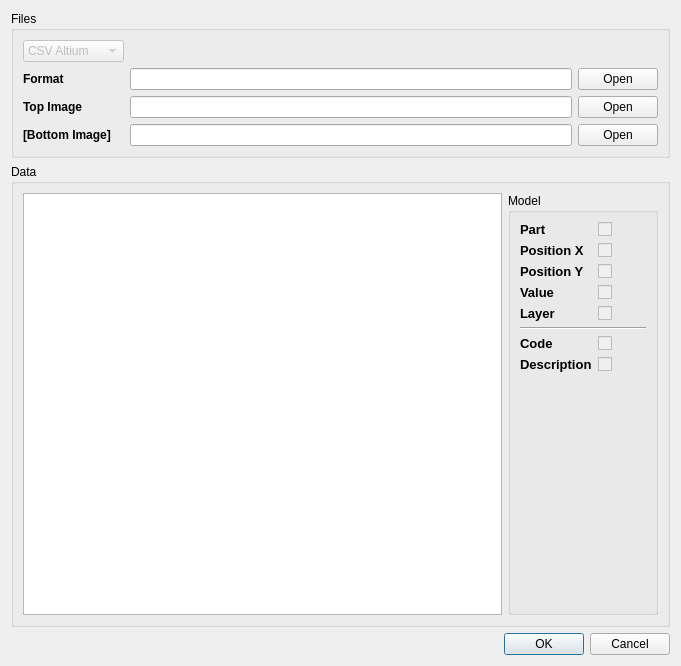
<?xml version="1.0" encoding="UTF-8"?>
<ui version="4.0">
 <class>ImportDlg</class>
 <widget class="QDialog" name="ImportDlg">
  <property name="geometry">
   <rect>
    <x>0</x>
    <y>0</y>
    <width>681</width>
    <height>666</height>
   </rect>
  </property>
  <property name="windowTitle">
   <string>Dialog</string>
  </property>
  <layout class="QGridLayout" name="gridLayout_2">
   <item row="0" column="0">
    <widget class="QGroupBox" name="groupBox">
     <property name="title">
      <string>Files</string>
     </property>
     <layout class="QGridLayout" name="gridLayout_4">
      <item row="4" column="1" rowspan="2">
       <widget class="QLabel" name="label_12">
        <property name="text">
         <string/>
        </property>
       </widget>
      </item>
      <item row="4" column="2">
       <widget class="QLineEdit" name="leFileTopImage"/>
      </item>
      <item row="5" column="2">
       <widget class="QLineEdit" name="leFileBottomImage"/>
      </item>
      <item row="5" column="3">
       <widget class="QPushButton" name="pbOpenBottom">
        <property name="text">
         <string>Open</string>
        </property>
       </widget>
      </item>
      <item row="0" column="0" colspan="2">
       <widget class="QComboBox" name="cmFormat">
        <property name="enabled">
         <bool>false</bool>
        </property>
        <item>
         <property name="text">
          <string>CSV Altium</string>
         </property>
        </item>
       </widget>
      </item>
      <item row="4" column="0">
       <widget class="QLabel" name="label_10">
        <property name="font">
         <font>
          <weight>75</weight>
          <bold>true</bold>
         </font>
        </property>
        <property name="text">
         <string>Top Image</string>
        </property>
       </widget>
      </item>
      <item row="5" column="0">
       <widget class="QLabel" name="label_11">
        <property name="font">
         <font>
          <weight>75</weight>
          <bold>true</bold>
         </font>
        </property>
        <property name="text">
         <string>[Bottom Image]</string>
        </property>
       </widget>
      </item>
      <item row="4" column="3">
       <widget class="QPushButton" name="pbOpenTop">
        <property name="text">
         <string>Open</string>
        </property>
       </widget>
      </item>
      <item row="1" column="0">
       <widget class="QLabel" name="label_9">
        <property name="font">
         <font>
          <weight>75</weight>
          <bold>true</bold>
         </font>
        </property>
        <property name="text">
         <string>Format</string>
        </property>
       </widget>
      </item>
      <item row="1" column="3">
       <widget class="QPushButton" name="pbOpen">
        <property name="text">
         <string>Open</string>
        </property>
       </widget>
      </item>
      <item row="1" column="2">
       <widget class="QLineEdit" name="leFileName"/>
      </item>
     </layout>
     <zorder>pbOpenTop</zorder>
     <zorder>label_10</zorder>
     <zorder>cmFormat</zorder>
     <zorder>label_9</zorder>
     <zorder>leFileTopImage</zorder>
     <zorder>label_11</zorder>
     <zorder>leFileBottomImage</zorder>
     <zorder>pbOpenBottom</zorder>
     <zorder>label_12</zorder>
     <zorder>leFileName</zorder>
     <zorder>pbOpen</zorder>
    </widget>
   </item>
   <item row="1" column="0">
    <widget class="QGroupBox" name="groupBox_2">
     <property name="title">
      <string>Data</string>
     </property>
     <layout class="QGridLayout" name="gridLayout_3">
      <item row="0" column="0">
       <widget class="QTableView" name="tvDataIn"/>
      </item>
      <item row="0" column="1">
       <widget class="QGroupBox" name="groupBox_3">
        <property name="minimumSize">
         <size>
          <width>150</width>
          <height>0</height>
         </size>
        </property>
        <property name="maximumSize">
         <size>
          <width>150</width>
          <height>16777215</height>
         </size>
        </property>
        <property name="title">
         <string>Model</string>
        </property>
        <layout class="QGridLayout" name="gridLayout_5">
         <item row="2" column="0">
          <spacer name="verticalSpacer">
           <property name="orientation">
            <enum>Qt::Vertical</enum>
           </property>
           <property name="sizeHint" stdset="0">
            <size>
             <width>20</width>
             <height>40</height>
            </size>
           </property>
          </spacer>
         </item>
         <item row="0" column="0">
          <layout class="QGridLayout" name="gridLayout">
           <item row="0" column="0">
            <widget class="QLabel" name="label">
             <property name="font">
              <font>
               <pointsize>10</pointsize>
               <weight>75</weight>
               <bold>true</bold>
              </font>
             </property>
             <property name="text">
              <string>Part</string>
             </property>
            </widget>
           </item>
           <item row="3" column="0">
            <widget class="QLabel" name="label_3">
             <property name="font">
              <font>
               <pointsize>10</pointsize>
               <weight>75</weight>
               <bold>true</bold>
              </font>
             </property>
             <property name="text">
              <string>Position Y</string>
             </property>
            </widget>
           </item>
           <item row="6" column="0">
            <widget class="QLabel" name="label_14">
             <property name="font">
              <font>
               <pointsize>10</pointsize>
               <weight>75</weight>
               <bold>true</bold>
              </font>
             </property>
             <property name="text">
              <string>Value</string>
             </property>
            </widget>
           </item>
           <item row="7" column="0">
            <widget class="QLabel" name="label_6">
             <property name="font">
              <font>
               <pointsize>10</pointsize>
               <weight>75</weight>
               <bold>true</bold>
              </font>
             </property>
             <property name="text">
              <string>Layer</string>
             </property>
            </widget>
           </item>
           <item row="0" column="1">
            <widget class="QCheckBox" name="cbPart">
             <property name="enabled">
              <bool>false</bool>
             </property>
             <property name="text">
              <string/>
             </property>
            </widget>
           </item>
           <item row="10" column="0">
            <widget class="QLabel" name="label_4">
             <property name="font">
              <font>
               <pointsize>10</pointsize>
               <weight>75</weight>
               <bold>true</bold>
              </font>
             </property>
             <property name="text">
              <string>Description</string>
             </property>
            </widget>
           </item>
           <item row="9" column="0">
            <widget class="QLabel" name="label_5">
             <property name="font">
              <font>
               <pointsize>10</pointsize>
               <weight>75</weight>
               <bold>true</bold>
              </font>
             </property>
             <property name="text">
              <string>Code</string>
             </property>
            </widget>
           </item>
           <item row="10" column="1">
            <widget class="QCheckBox" name="cbDescr">
             <property name="enabled">
              <bool>false</bool>
             </property>
             <property name="text">
              <string/>
             </property>
            </widget>
           </item>
           <item row="9" column="1">
            <widget class="QCheckBox" name="cbCode">
             <property name="enabled">
              <bool>false</bool>
             </property>
             <property name="text">
              <string/>
             </property>
            </widget>
           </item>
           <item row="2" column="0">
            <widget class="QLabel" name="label_2">
             <property name="font">
              <font>
               <pointsize>10</pointsize>
               <weight>75</weight>
               <bold>true</bold>
              </font>
             </property>
             <property name="text">
              <string>Position X</string>
             </property>
            </widget>
           </item>
           <item row="3" column="1">
            <widget class="QCheckBox" name="cbPosY">
             <property name="enabled">
              <bool>false</bool>
             </property>
             <property name="text">
              <string/>
             </property>
            </widget>
           </item>
           <item row="7" column="1">
            <widget class="QCheckBox" name="cbLayer">
             <property name="enabled">
              <bool>false</bool>
             </property>
             <property name="text">
              <string/>
             </property>
            </widget>
           </item>
           <item row="6" column="1">
            <widget class="QCheckBox" name="cbValue">
             <property name="enabled">
              <bool>false</bool>
             </property>
             <property name="text">
              <string/>
             </property>
            </widget>
           </item>
           <item row="2" column="1">
            <widget class="QCheckBox" name="cbPosX">
             <property name="enabled">
              <bool>false</bool>
             </property>
             <property name="text">
              <string/>
             </property>
            </widget>
           </item>
           <item row="8" column="0" colspan="2">
            <widget class="Line" name="line">
             <property name="orientation">
              <enum>Qt::Horizontal</enum>
             </property>
            </widget>
           </item>
          </layout>
         </item>
        </layout>
       </widget>
      </item>
     </layout>
    </widget>
   </item>
   <item row="2" column="0">
    <widget class="QDialogButtonBox" name="buttonBox">
     <property name="orientation">
      <enum>Qt::Horizontal</enum>
     </property>
     <property name="standardButtons">
      <set>QDialogButtonBox::Cancel|QDialogButtonBox::Ok</set>
     </property>
    </widget>
   </item>
  </layout>
 </widget>
 <resources/>
 <connections>
  <connection>
   <sender>buttonBox</sender>
   <signal>accepted()</signal>
   <receiver>ImportDlg</receiver>
   <slot>accept()</slot>
   <hints>
    <hint type="sourcelabel">
     <x>248</x>
     <y>254</y>
    </hint>
    <hint type="destinationlabel">
     <x>157</x>
     <y>274</y>
    </hint>
   </hints>
  </connection>
  <connection>
   <sender>buttonBox</sender>
   <signal>rejected()</signal>
   <receiver>ImportDlg</receiver>
   <slot>reject()</slot>
   <hints>
    <hint type="sourcelabel">
     <x>316</x>
     <y>260</y>
    </hint>
    <hint type="destinationlabel">
     <x>286</x>
     <y>274</y>
    </hint>
   </hints>
  </connection>
 </connections>
</ui>
